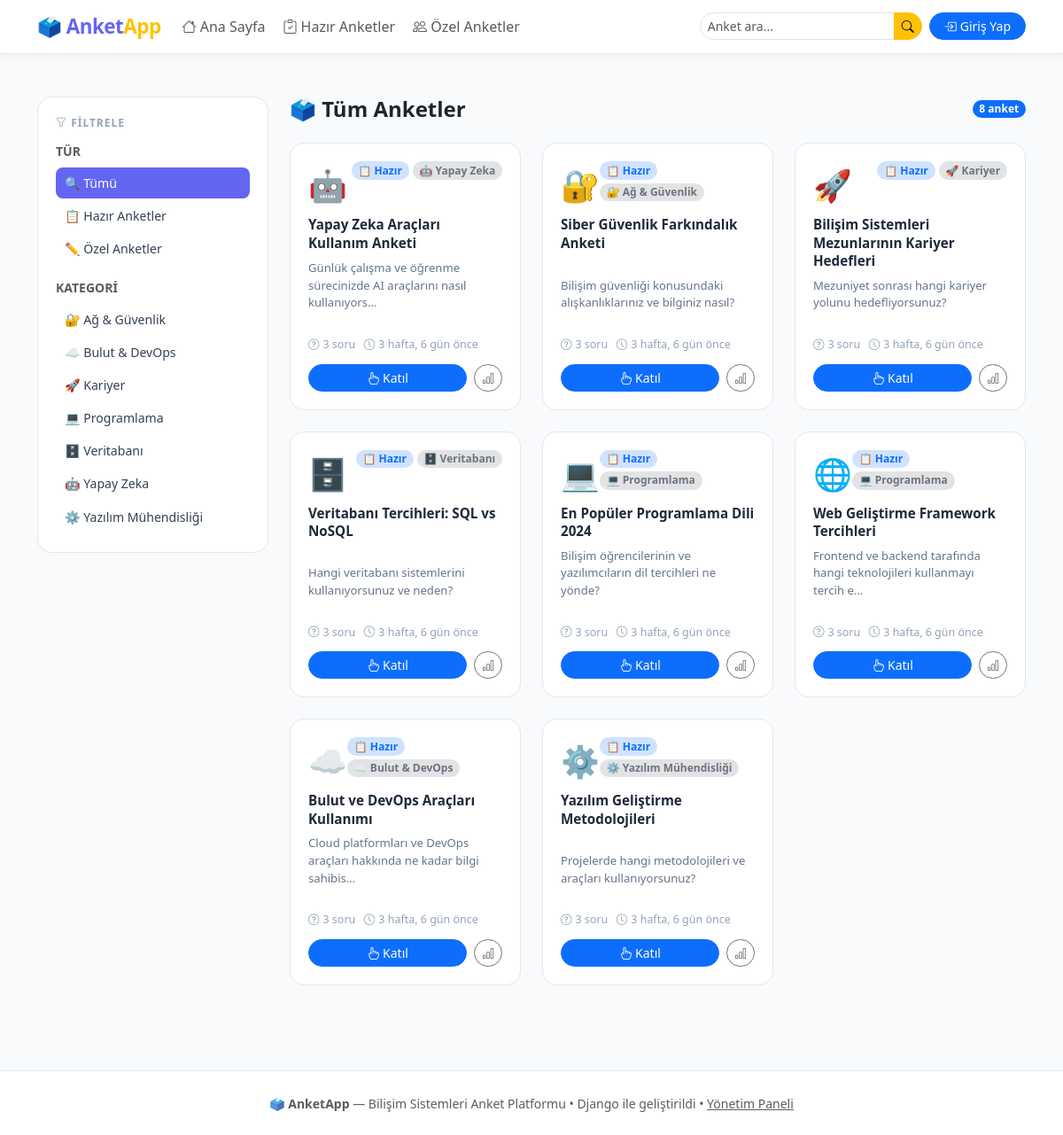
Screenshot of /anketler/ with the database file from the repository.
### surveys/models.py (models this page shows, shortened)
class Category(models.Model):
    name = models.CharField('Kategori', max_length=100)
    slug = models.SlugField(unique=True)
    icon = models.CharField('İkon', max_length=10, default='📊')
    description = models.TextField('Açıklama', blank=True)
    class Meta:
        verbose_name = 'Kategori'
        verbose_name_plural = 'Kategoriler'
        ordering = ['name']

class Survey(models.Model):
    TYPE_CHOICES = [
        ('hazir', '📋 Hazır Anket'),
        ('ozel', '✏️ Özel Anket'),
    ]
    STATUS_CHOICES = [
        ('active', 'Aktif'),
        ('closed', 'Kapalı'),
        ('draft', 'Taslak'),
    ]
    title = models.CharField('Başlık', max_length=200)
    description = models.TextField('Açıklama', blank=True)
    category = models.ForeignKey(Category, on_delete=models.SET_NULL, null=True, blank=True, related_name='surveys')
    survey_type = models.CharField('Tür', max_length=10, choices=TYPE_CHOICES, default='ozel')
    status = models.CharField('Durum', max_length=10, choices=STATUS_CHOICES, default='active')
    thumbnail = models.CharField('Emoji', max_length=10, default='🗳️')
    created_by = models.ForeignKey(User, on_delete=models.SET_NULL, null=True, blank=True, related_name='surveys')
    created_at = models.DateTimeField('Oluşturulma', auto_now_add=True)
    updated_at = models.DateTimeField('Güncelleme', auto_now=True)
    is_featured = models.BooleanField('Öne Çıkar', default=False)
    class Meta:
        verbose_name = 'Anket'
        verbose_name_plural = 'Anketler'
        ordering = ['-is_featured', '-created_at']
    def question_count(self):
        return self.questions.count()
    def was_created_recently(self):
        now = timezone.now()
        return now - datetime.timedelta(days=7) <= self.created_at <= now
    was_created_recently.boolean = True
    was_created_recently.short_description = 'Son 7 günde?'

### surveys/views.py (the view)
# urls.py: path('anketler/', views.SurveyListView.as_view(), name='survey_list'),
class SurveyListView(generic.ListView):
    model = Survey
    template_name = 'surveys/survey_list.html'
    context_object_name = 'surveys'
    paginate_by = 12
    def get_queryset(self):
        qs = Survey.objects.filter(status='active').select_related('category','created_by')
        tip = self.request.GET.get('tip','')
        if tip in ['hazir','ozel']: qs = qs.filter(survey_type=tip)
        cat = self.request.GET.get('kategori','')
        if cat: qs = qs.filter(category__slug=cat)
        ara = self.request.GET.get('ara','')
        if ara: qs = qs.filter(Q(title__icontains=ara)|Q(description__icontains=ara))
        return qs
    def get_context_data(self, **kwargs):
        ctx = super().get_context_data(**kwargs)
        ctx['categories'] = Category.objects.all()
        ctx['search_query'] = self.request.GET.get('ara','')
        ctx['tip'] = self.request.GET.get('tip','')
        ctx['kategori'] = self.request.GET.get('kategori','')
        return ctx

### templates/surveys/survey_list.html (shortened to what this page needs)
{% extends "surveys/base.html" %}
{% block content %}
<div class="container py-5">
  <div class="row g-4">
    <div class="col-lg-3">
      <div class="vp-sidebar">
        <div class="vp-sidebar-title"><i class="bi bi-funnel"></i> Filtrele</div>
        <div class="mb-3">
          <div class="small text-muted fw-bold mb-2">TÜR</div>
          <a href="{% url 'surveys:survey_list' %}" class="vp-slink {% if not tip %}active{% endif %}">🔍 Tümü</a>
          <a href="?tip=hazir{% if kategori %}&kategori={{ kategori }}{% endif %}" class="vp-slink {% if tip == 'hazir' %}active{% endif %}">📋 Hazır Anketler</a>
          <a href="?tip=ozel{% if kategori %}&kategori={{ kategori }}{% endif %}" class="vp-slink {% if tip == 'ozel' %}active{% endif %}">✏️ Özel Anketler</a>
        </div>
        <div>
          <div class="small text-muted fw-bold mb-2">KATEGORİ</div>
          {% for cat in categories %}
          <a href="?kategori={{ cat.slug }}{% if tip %}&tip={{ tip }}{% endif %}" class="vp-slink {% if kategori == cat.slug %}active{% endif %}">
            {{ cat.icon }} {{ cat.name }}
          </a>
          {% endfor %}
        </div>
      </div>
    </div>
    <div class="col-lg-9">
      <div class="d-flex align-items-center justify-content-between mb-4">
        <h4 class="fw-bold mb-0">
          {% if tip == 'hazir' %}📋 Hazır Anketler
          {% elif tip == 'ozel' %}✏️ Özel Anketler
          {% elif search_query %}🔍 "{{ search_query }}"
          {% else %}🗳️ Tüm Anketler{% endif %}
        </h4>
        <span class="badge bg-primary rounded-pill">{{ page_obj.paginator.count }} anket</span>
      </div>
      {% if surveys %}
      <div class="row g-4">
        {% for survey in surveys %}
        <div class="col-sm-6 col-xl-4">{% include "surveys/_survey_card.html" %}</div>
        {% endfor %}
      </div>
      {% else %}
      <div class="vp-empty"><div>📭</div><p class="text-muted">Sonuç bulunamadı.</p></div>
      {% endif %}
    </div>
  </div>
</div>
{% endblock %}

### templates/surveys/_survey_card.html (shortened to what this page needs)
<div class="vp-card h-100">
  <div class="vp-card-top">
    <span class="vp-card-emoji">{{ survey.thumbnail }}</span>
    <div class="vp-card-badges">
      {% if survey.survey_type == 'hazir' %}
      <span class="badge bg-primary-subtle text-primary rounded-pill">📋 Hazır</span>
      {% else %}
      <span class="badge bg-warning-subtle text-warning-emphasis rounded-pill">✏️ Özel</span>
      {% endif %}
      {% if survey.category %}
      <span class="badge bg-secondary-subtle text-secondary rounded-pill">{{ survey.category.icon }} {{ survey.category.name }}</span>
      {% endif %}
    </div>
  </div>
  <h6 class="vp-card-title">{{ survey.title }}</h6>
  {% if survey.description %}
  <p class="vp-card-desc">{{ survey.description|truncatechars:70 }}</p>
  {% endif %}
  <div class="vp-card-meta">
    <span><i class="bi bi-question-circle"></i> {{ survey.question_count }} soru</span>
    <span><i class="bi bi-clock"></i> {{ survey.created_at|timesince }} önce</span>
  </div>
  <div class="vp-card-actions">
    <a href="{% url 'surveys:survey_detail' survey.pk %}" class="btn btn-primary btn-sm rounded-pill flex-grow-1">
      <i class="bi bi-hand-index me-1"></i>Katıl
    </a>
    <a href="{% url 'surveys:results' survey.pk %}" class="btn btn-outline-secondary btn-sm rounded-pill">
      <i class="bi bi-bar-chart"></i>
    </a>
  </div>
</div>

### static/surveys/css/voxpop.css (style rules this page uses)
:root { --vp-primary: #6366f1; --vp-warning: #f59e0b; --vp-success: #10b981; --vp-border: #e2e8f0; --vp-bg: #f8fafc; --vp-surface: #ffffff; --vp-shadow: 0 4px 20px rgba(99,102,241,.10); --vp-radius: 16px; }
body { background: var(--vp-bg); font-family: 'Segoe UI', system-ui, sans-serif; }
.vp-card { background: #fff; border: 1.5px solid var(--vp-border); border-radius: var(--vp-radius); padding: 1.25rem; transition: all .2s; display: flex; flex-direction: column; }
.vp-card-top { display: flex; align-items: flex-start; justify-content: space-between; margin-bottom: .5rem; }
.vp-card-emoji { font-size: 2.2rem; }
.vp-card-badges { display: flex; flex-wrap: wrap; gap: 4px; }
.vp-card-title { font-weight: 700; font-size: .95rem; color: #1e293b; line-height: 1.35; flex-grow: 1; }
.vp-card-desc { font-size: .82rem; color: #64748b; line-height: 1.5; }
.vp-card-meta { display: flex; flex-wrap: wrap; gap: .6rem; font-size: .78rem; color: #94a3b8; margin-top: auto; padding-top: .75rem; }
.vp-card-meta span { display: flex; align-items: center; gap: 4px; }
.vp-card-actions { display: flex; gap: .5rem; margin-top: .75rem; }
.vp-sidebar { background: #fff; border: 1px solid var(--vp-border); border-radius: var(--vp-radius); padding: 1.25rem; position: sticky; top: 80px; }
.vp-sidebar-title { font-size: .75rem; font-weight: 700; color: #94a3b8; text-transform: uppercase; letter-spacing: 1px; margin-bottom: .75rem; }
.vp-slink { display: block; padding: 7px 10px; border-radius: 8px; color: #334155; text-decoration: none; font-size: .88rem; transition: all .15s; margin-bottom: 2px; }
.vp-slink.active { background: var(--vp-primary); color: #fff; }

### rows the page displays
Category: icon "🔐", name "Ağ & Güvenlik"
Category: icon "☁️", name "Bulut & DevOps"
Category: icon "🚀", name "Kariyer"
Category: icon "💻", name "Programlama"
Category: icon "🗄️", name "Veritabanı"
Category: icon "🤖", name "Yapay Zeka"
Category: icon "⚙️", name "Yazılım Mühendisliği"
Survey: thumbnail "🤖", survey_type "📋 Hazır", category.icon "🤖", category.name "Yapay Zeka", title "Yapay Zeka Araçları Kullanım Anketi", description "Günlük çalışma ve öğrenme sürecinizde AI araçlarını nasıl kullanıyors…", question_count "3", created_at "3 hafta, 6 gün"
Survey: thumbnail "🔐", survey_type "📋 Hazır", category.icon "🔐", category.name "Ağ & Güvenlik", title "Siber Güvenlik Farkındalık Anketi", description "Bilişim güvenliği konusundaki alışkanlıklarınız ve bilginiz nasıl?", question_count "3", created_at "3 hafta, 6 gün"
Survey: thumbnail "🚀", survey_type "📋 Hazır", category.icon "🚀", category.name "Kariyer", title "Bilişim Sistemleri Mezunlarının Kariyer Hedefleri", description "Mezuniyet sonrası hangi kariyer yolunu hedefliyorsunuz?", question_count "3", created_at "3 hafta, 6 gün"
Survey: thumbnail "🗄️", survey_type "📋 Hazır", category.icon "🗄️", category.name "Veritabanı", title "Veritabanı Tercihleri: SQL vs NoSQL", description "Hangi veritabanı sistemlerini kullanıyorsunuz ve neden?", question_count "3", created_at "3 hafta, 6 gün"
Survey: thumbnail "💻", survey_type "📋 Hazır", category.icon "💻", category.name "Programlama", title "En Popüler Programlama Dili 2024", description "Bilişim öğrencilerinin ve yazılımcıların dil tercihleri ne yönde?", question_count "3", created_at "3 hafta, 6 gün"
Survey: thumbnail "🌐", survey_type "📋 Hazır", category.icon "💻", category.name "Programlama", title "Web Geliştirme Framework Tercihleri", description "Frontend ve backend tarafında hangi teknolojileri kullanmayı tercih e…", question_count "3", created_at "3 hafta, 6 gün"
Survey: thumbnail "☁️", survey_type "📋 Hazır", category.icon "☁️", category.name "Bulut & DevOps", title "Bulut ve DevOps Araçları Kullanımı", description "Cloud platformları ve DevOps araçları hakkında ne kadar bilgi sahibis…", question_count "3", created_at "3 hafta, 6 gün"
Survey: thumbnail "⚙️", survey_type "📋 Hazır", category.icon "⚙️", category.name "Yazılım Mühendisliği", title "Yazılım Geliştirme Metodolojileri", description "Projelerde hangi metodolojileri ve araçları kullanıyorsunuz?", question_count "3", created_at "3 hafta, 6 gün"

### other values shown
{{ page_obj.paginator.count }} "8"
